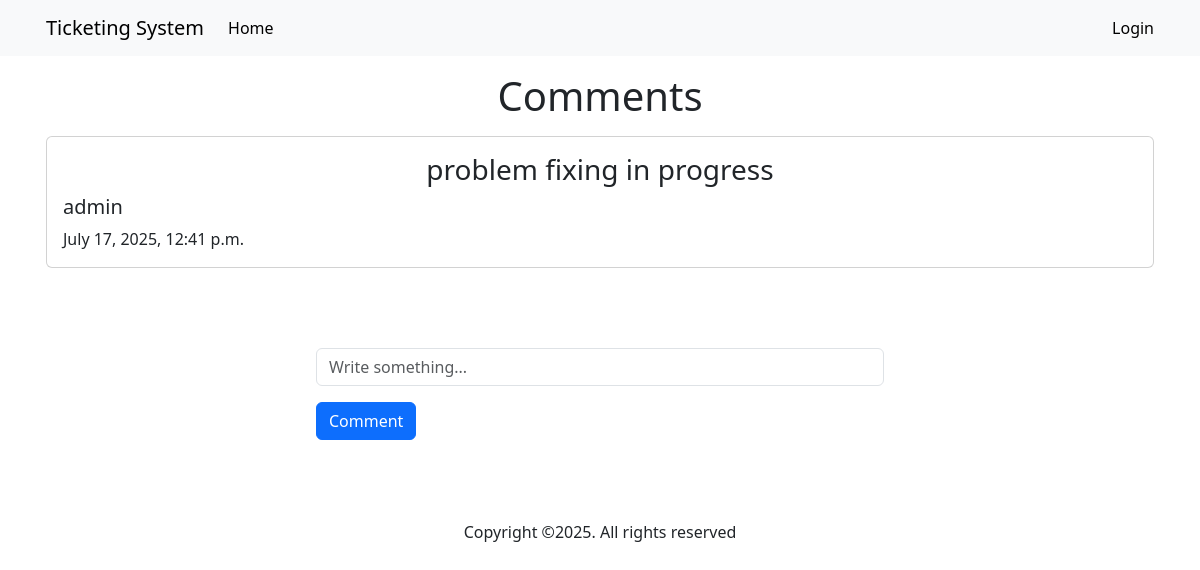
Page /ticket/comments/1/ on the committed database.
### ticket/models.py (models this page shows, shortened)
class CommentModel(models.Model):
    user_info = models.ForeignKey(UserAccount, on_delete=models.CASCADE)
    ticket_no = models.IntegerField()
    message = models.CharField(max_length=255)
    created_at = models.DateTimeField(auto_now_add=True)

### account/models.py (models this page shows, shortened)
class UserAccount(AbstractBaseUser):
    full_name = models.CharField(max_length=255)
    username = models.CharField(max_length=255, unique=True)
    email = models.CharField(max_length=100, unique=True)
    is_admin = models.BooleanField(default=False)
    is_staff = models.BooleanField(default=False)
    is_active = models.BooleanField(default=False)
    USERNAME_FIELD = 'username'
    REQUIRED_FIELDS = ['full_name', 'email']
    objects = UserAccountManager()

### ticket/views.py (the view)
# urls.py: path('comments/<int:ticket_id>/', views.comment_page, name='comment'),
def comment_page(request, ticket_id):
    html_template_name = 'ticket/comment.html'
    ticket_value = ticket_id
    get_comment = CommentModel.objects.filter(ticket_no=ticket_id)
    if request.method == 'POST':
        comment_form = CommentForm(request.POST)
        if comment_form.is_valid():
            comment = comment_form.cleaned_data['message']
            save_comment = CommentModel.objects.create(
                user_info = request.user,
                ticket_no = ticket_id,
                message = comment,
            )
            comment_form = CommentForm()
            save_comment.save()
    else:
        comment_form = CommentForm()
    context = {
        'form': comment_form,
        'id_ticket': ticket_value,
        'comments' : get_comment,
    }
    return render(request, html_template_name, context)

### ticket/form.py
class CommentForm(forms.ModelForm):
    class Meta:
        model = CommentModel
        fields = ['message']
        widgets = {
            'message': forms.TextInput(attrs={'class': 'form-control', 'placeholder': 'Write something...'}),
        }

### templates/ticket/comment.html (shortened to what this page needs)
{% extends 'index.html' %}
{% load static %}
{% block content %}
    <section class="comment">
        <div class="container pt-3 mb-3">
            <h1 class="text-center">Comments</h1>
        {% if comments %}
        <div class="comment__main">
            {% for item in comments %}
                <div class="card mt-3 mb-3">
                    <div class="card-body">
                        <div class="comment__content">
                            <h3 class="text-center">{{ item.message }}</h3>
                        </div>
                        <div class="comment__user">
                            <h5>{{ item.user_info.username }}</h5><span>{{ item.created_at }}</span>
                        </div>
                    </div>
                </div>
            {% endfor %}
        </div>
        {% else %}
        <div class="card">
            <div class="card-body">
                <h3>NO Comments Found</h3>
            </div>
        </div>
        {% endif %}
        <div class="form__container mt-3 mb-3">
            <form action="{% url 'ticket:comment' id_ticket %}" method="POST">
                <div class="mb-3 pt-3">
                    {{ form.message }}
                </div>
                <button type="submit" class="btn btn-primary">Comment</button>
            </form>
        </div>
        </div>
    </section>
{% endblock %}

### static/css/style.css (style rules this page uses)
.container { margin: 0 auto; width: 1200px; padding: 0 1rem; position: relative; }
.form__container { margin: 0 auto; width: 600px; padding: 3rem 1rem; }

### rows in the picture
CommentModel: message "problem fixing in progress", user_info.username "admin", created_at "July 17, 2025, 12:41 p.m."
